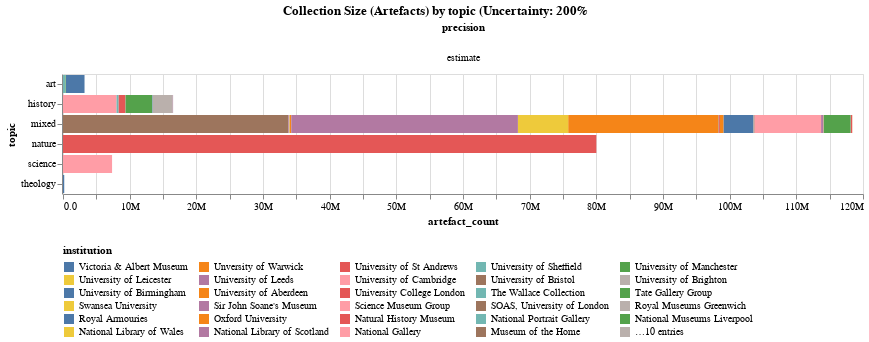

Source (notebook cell):
### Code cell
title = alt.TitleParams('Collection Size (Artefacts) by topic (Uncertainty: 200%', anchor='middle')
alt.Chart(artefacts_data, title=title).mark_bar().encode(
    alt.Color('institution:N', sort='descending', legend=alt.Legend(orient='bottom',columns=5)),
    column='precision:O',
    x='artefact_count:Q',
    tooltip='institution',
    y='topic:N',
).properties(width=800).resolve_scale(x='independent').configure(numberFormat='.2s')

### Figure 1 — Vega-Lite specification as saved in the notebook (floating-point values rounded to 4 significant figures)
{"config": {"view": {"continuousWidth": 300, "continuousHeight": 300}, "numberFormat": ".2s"}, "data": {"name": "data-172d47ec1fa1a9099fac8355ef959346"}, "mark": {"type": "bar"}, "encoding": {"color": {"field": "institution", "legend": {"columns": 5, "orient": "bottom"}, "sort": "descending", "type": "nominal"}, "column": {"field": "precision", "type": "ordinal"}, "tooltip": {"field": "institution", "type": "nominal"}, "x": {"field": "artefact_count", "type": "quantitative"}, "y": {"field": "topic", "type": "nominal"}}, "resolve": {"scale": {"x": "independent"}}, "title": {"text": "Collection Size (Artefacts) by topic (Uncertainty: 200%", "anchor": "middle"}, "width": 800, "$schema": "https://vega.github.io/schema/vega-lite/v5.17.0.json", "datasets": {"data-172d47ec1fa1a9099fac8355ef959346": [{"institution": "Oxford University", "sector": "university", "type": "university", "topic": "mixed", "precision": "estimate", "artefact_count": 22530000}, {"institution": "University of Cambridge", "sector": "university", "type": "university", "topic": "mixed", "precision": "estimate", "artefact_count": 10000000}, {"institution": "Durham University", "sector": "university", "type": "university", "topic": "mixed", "precision": "estimate", "artefact_count": 106000}, {"institution": "University College London", "sector": "university", "type": "university", "topic": "mixed", "precision": "estimate", "artefact_count": 164000}, {"institution": "University of Manchester", "sector": "university", "type": "university", "topic": "mixed", "precision": "estimate", "artefact_count": 4060000}, {"institution": "King's College London", "sector": "university", "type": "university", "topic": "mixed", "precision": "estimate", "artefact_count": 200000}, {"institution": "University of Birmingham", "sector": "university", "type": "university", "topic": "mixed", "precision": "estimate", "artefact_count": 4500000}, {"institution": "Unversity of Warwick", "sector": "university", "type": "university", "topic": "mixed", "precision": "estimate", "artefact_count": 16000}, {"institution": "Manchester Metropolitan Unversity", "sector": "university", "type": "university", "topic": "mixed", "precision": "estimate", "artefact_count": 0}, {"institution": "Swansea University", "sector": "university", "type": "university", "topic": "mixed", "precision": "estimate", "artefact_count": 1700}, {"institution": "University of Brighton", "sector": "university", "type": "university", "topic": "mixed", "precision": "estimate", "artefact_count": 50000}, {"institution": "SOAS, University of London", "sector": "university", "type": "university", "topic": "mixed", "precision": "estimate", "artefact_count": 60000}, {"institution": "University of Aberdeen", "sector": "university", "type": "university", "topic": "mixed", "precision": "estimate", "artefact_count": 530000}, {"institution": "University of Bristol", "sector": "university", "type": "university", "topic": "mixed", "precision": "estimate", "artefact_count": 100000}, {"institution": "University of Leeds", "sector": "university", "type": "university", "topic": "mixed", "precision": "estimate", "artefact_count": 350000}, {"institution": "University of Leicester", "sector": "university", "type": "university", "topic": "mixed", "precision": "estimate", "artefact_count": 25000}, {"institution": "University of Sheffield", "sector": "university", "type": "university", "topic": "mixed", "precision": "estimate", "artefact_count": 30000}, {"institution": "University of St Andrews", "sector": "university", "type": "university", "topic": "mixed", "precision": "estimate", "artefact_count": 200000}, {"institution": "British Library", "sector": "library", "type": "library", "topic": "mixed", "precision": "estimate", "artefact_count": 33810000}, {"institution": "Chetham's Library", "sector": "library", "type": "library", "topic": "mixed", "precision": "estimate", "artefact_count": 121041}, {"institution": "Glasgow Woman's Library", "sector": "library", "type": "library", "topic": "mixed", "precision": "estimate", "artefact_count": 0}, {"institution": "Lambeth Palace Library", "sector": "library", "type": "library", "topic": "theology", "precision": "estimate", "artefact_count": 186200}, {"institution": "National Library of Wales", "sector": "library", "type": "library", "topic": "mixed", "precision": "estimate", "artefact_count": 7540000}, {"institution": "National Library of Scotland", "sector": "library", "type": "library", "topic": "mixed", "precision": "estimate", "artefact_count": 34000000}, {"institution": "Victoria & Albert Museum", "sector": "dcms", "type": "museum", "topic": "art", "precision": "estimate", "artefact_count": 2800000}, {"institution": "Science Museum Group", "sector": "dcms", "type": "museum", "topic": "science", "precision": "estimate", "artefact_count": 7360793}, {"institution": "Museum of the Home", "sector": "dcms", "type": "museum", "topic": "history", "precision": "estimate", "artefact_count": 40000}, {"institution": "Horniman Museum", "sector": "dcms", "type": "museum", "topic": "history", "precision": "estimate", "artefact_count": 350000}, {"institution": "Imperial War Museums", "sector": "dcms", "type": "museum", "topic": "history", "precision": "estimate", "artefact_count": 1000000}, {"institution": "National Gallery", "sector": "dcms", "type": "gallery", "topic": "art", "precision": "estimate", "artefact_count": 2626}, {"institution": "National Museums Liverpool", "sector": "dcms", "type": "museum", "topic": "history", "precision": "estimate", "artefact_count": 4000000}, {"institution": "National Portrait Gallery", "sector": "dcms", "type": "gallery", "topic": "art", "precision": "estimate", "artefact_count": 350000}, {"institution": "Natural History Museum", "sector": "dcms", "type": "museum", "topic": "nature", "precision": "estimate", "artefact_count": 80000000}, {"institution": "Royal Armouries", "sector": "dcms", "type": "museum", "topic": "history", "precision": "estimate", "artefact_count": 70000}, {"institution": "Royal Museums Greenwich", "sector": "dcms", "type": "museum", "topic": "history", "precision": "estimate", "artefact_count": 3000000}, {"institution": "Sir John Soane's Museum", "sector": "dcms", "type": "museum", "topic": "history", "precision": "estimate", "artefact_count": 52000}, {"institution": "Tate Gallery Group", "sector": "dcms", "type": "gallery", "topic": "art", "precision": "estimate", "artefact_count": 70000}, {"institution": "The Wallace Collection", "sector": "dcms", "type": "museum", "topic": "art", "precision": "estimate", "artefact_count": 5637}, {"institution": "British Museum", "sector": "dcms", "type": "museum", "topic": "history", "precision": "estimate", "artefact_count": 8000000}]}}
